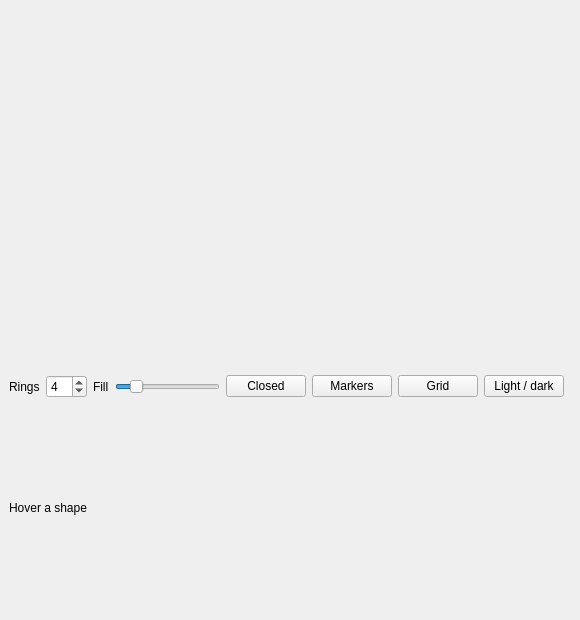
<?xml version="1.0" encoding="UTF-8"?>
<ui version="4.0">
 <class>MainWindow</class>
 <widget class="QMainWindow" name="MainWindow">
  <property name="geometry">
   <rect>
    <x>0</x>
    <y>0</y>
    <width>580</width>
    <height>620</height>
   </rect>
  </property>
  <property name="windowTitle">
   <string>QCustomRadialLines</string>
  </property>
  <widget class="QWidget" name="centralwidget">
   <layout class="QVBoxLayout" name="verticalLayout">
    <property name="spacing">14</property>
    <property name="leftMargin">20</property>
    <property name="topMargin">20</property>
    <property name="rightMargin">20</property>
    <property name="bottomMargin">20</property>
    <item>
     <widget class="QCustomRadialLines" name="radialLines" native="true">
      <property name="minimumSize">
       <size>
        <width>0</width>
        <height>360</height>
       </size>
      </property>
      <property name="showMarkers" stdset="0">
       <bool>true</bool>
      </property>
     </widget>
    </item>
    <item>
     <layout class="QHBoxLayout" name="controlsRow">
      <item>
       <widget class="QLabel" name="ringsCaption">
        <property name="text">
         <string>Rings</string>
        </property>
       </widget>
      </item>
      <item>
       <widget class="QSpinBox" name="ringsSpin">
        <property name="minimum">
         <number>1</number>
        </property>
        <property name="maximum">
         <number>10</number>
        </property>
        <property name="value">
         <number>4</number>
        </property>
       </widget>
      </item>
      <item>
       <widget class="QLabel" name="fillCaption">
        <property name="text">
         <string>Fill</string>
        </property>
       </widget>
      </item>
      <item>
       <widget class="QSlider" name="fillSlider">
        <property name="maximum">
         <number>100</number>
        </property>
        <property name="value">
         <number>15</number>
        </property>
        <property name="orientation">
         <enum>Qt::Horizontal</enum>
        </property>
       </widget>
      </item>
      <item>
       <widget class="QPushButton" name="closedBtn">
        <property name="text">
         <string>Closed</string>
        </property>
       </widget>
      </item>
      <item>
       <widget class="QPushButton" name="markersBtn">
        <property name="text">
         <string>Markers</string>
        </property>
       </widget>
      </item>
      <item>
       <widget class="QPushButton" name="gridBtn">
        <property name="text">
         <string>Grid</string>
        </property>
       </widget>
      </item>
      <item>
       <widget class="QPushButton" name="themeBtn">
        <property name="text">
         <string>Light / dark</string>
        </property>
       </widget>
      </item>
      <item>
       <spacer name="controlsSpacer">
        <property name="orientation">
         <enum>Qt::Horizontal</enum>
        </property>
       </spacer>
      </item>
     </layout>
    </item>
    <item>
     <widget class="QLabel" name="statusLabel">
      <property name="text">
       <string>Hover a shape</string>
      </property>
     </widget>
    </item>
   </layout>
  </widget>
 </widget>
 <customwidgets>
  <customwidget>
   <class>QCustomRadialLines</class>
   <extends>QWidget</extends>
   <header location="global">Custom_Widgets.QCustomRadialLines.h</header>
  </customwidget>
 </customwidgets>
 <resources/>
 <connections/>
</ui>
